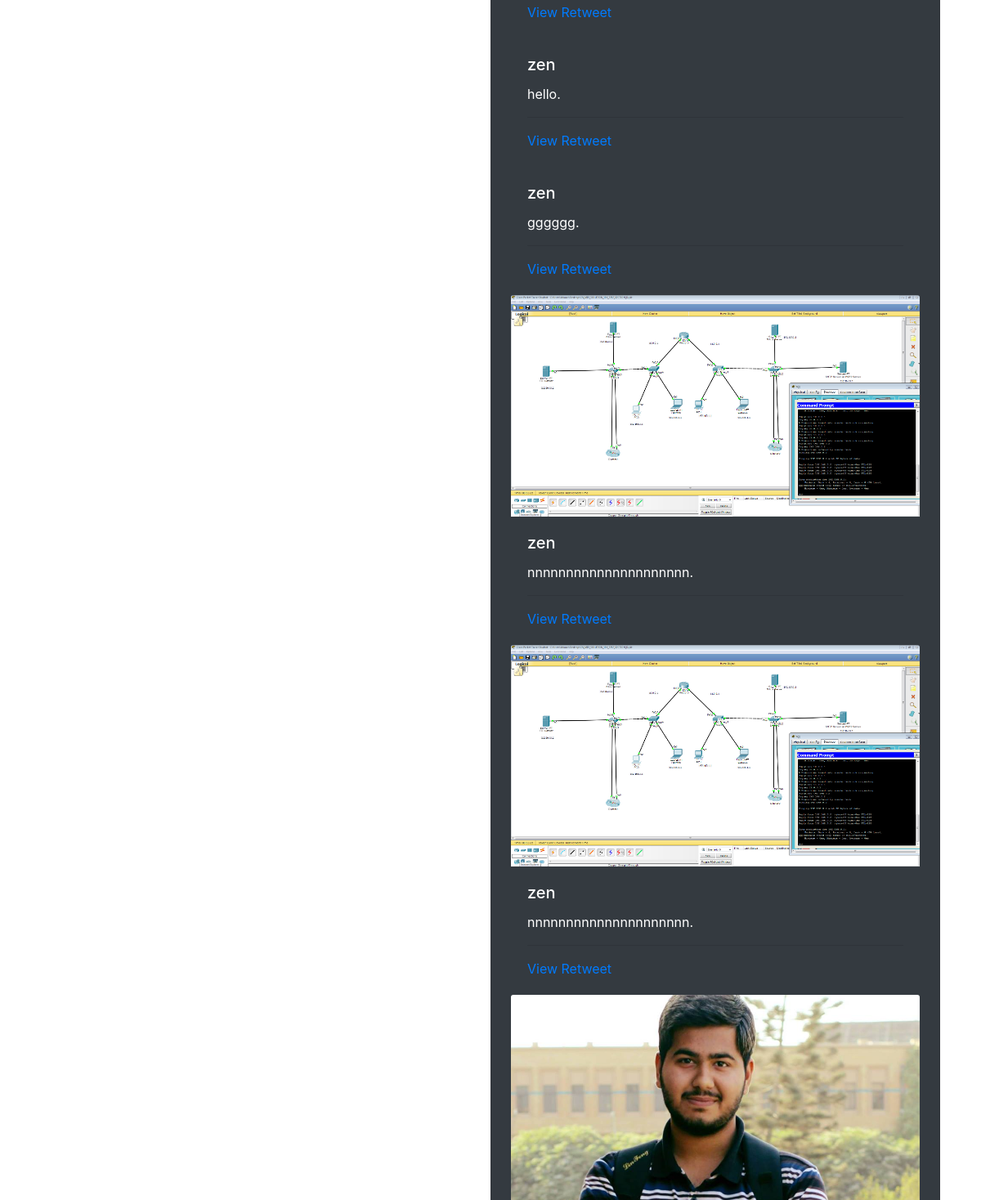
The page /zen/ (signed in, middle part) on the database as committed earlier.
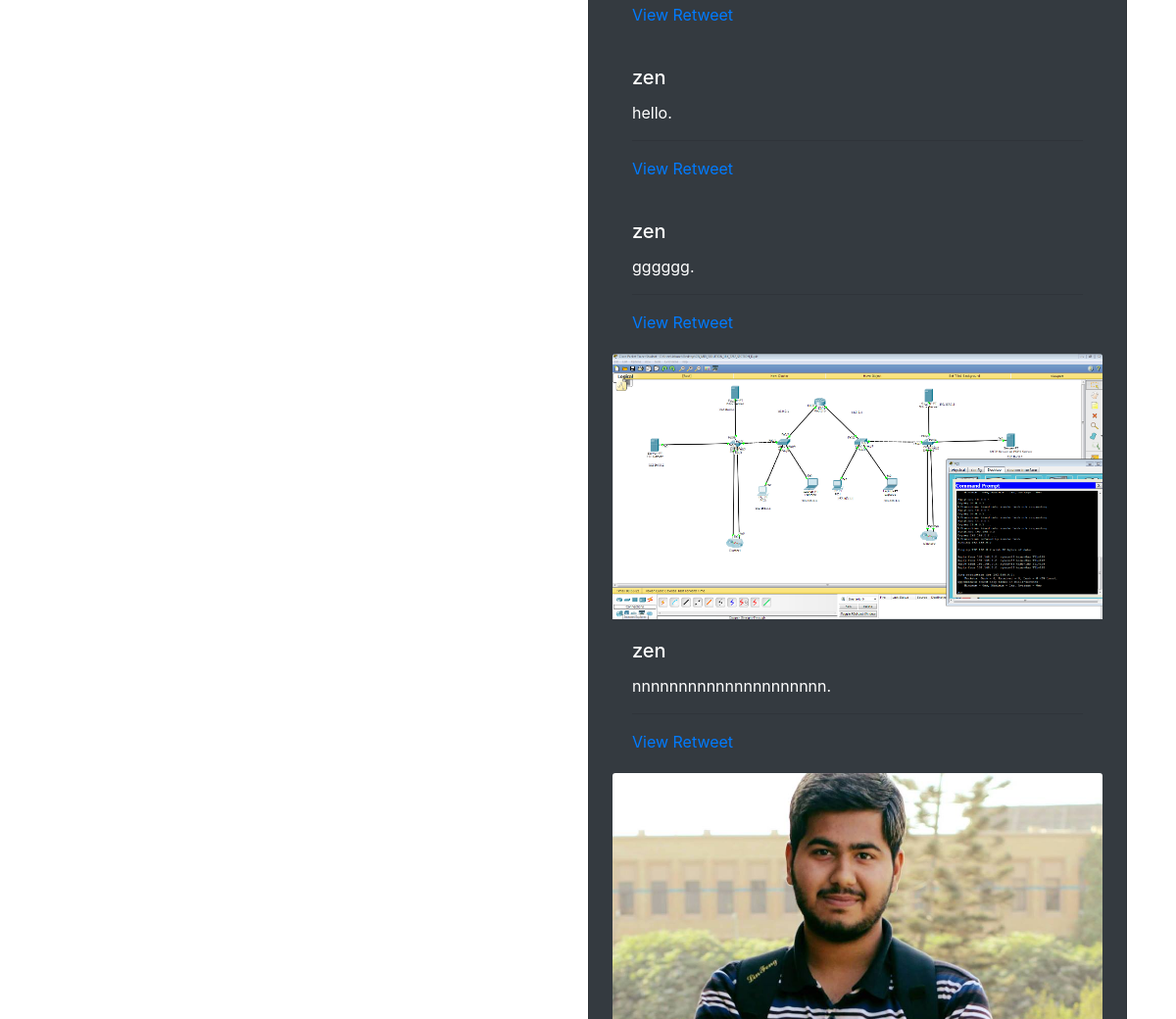
The same page on the database as committed later.
### tweets/models.py (models this page shows, shortened)
class Tweet(models.Model):
	user =models.ForeignKey(settings.AUTH_USER_MODEL)
	parent = models.ForeignKey("self",blank=True,null=True)
	content = models.CharField(max_length=140)
	timestamp=models.DateTimeField(auto_now_add=True)
	liked=models.ManyToManyField(settings.AUTH_USER_MODEL,blank=True,related_name='liked')
	updated=models.DateTimeField(auto_now=True)
	image = models.FileField(upload_to='images',blank=True)
	objects=TweetManager()
	class Meta:
		ordering = ['-timestamp']

### accounts/views.py (the view)
# urls.py: url(r'^(?P<username>[\w.@+-]+)/$',UserDetailView.as_view(),name='detail'), #api/tweets/
class UserDetailView(DetailView):
	template_name = 'accounts/user_detail.html'
	queryset = User.objects.all()
	def get_object(self):
		return get_object_or_404(User, username__iexact=self.kwargs.get("username"))
	def get_context_data(self,*args,**kwargs):
		context=super(UserDetailView,self).get_context_data(*args,**kwargs)
		context['following']=UserProfile.objects.is_following(self.request.user,self.get_object())
		return context

### accounts/models.py (called while the page is built)
	def all(self):
		qs=self.get_queryset().all()
		try:
			if self.instance:
				qs=qs.exclude(user=self.instance)
		except:
			pass
		return qs

	def is_following(self,user,followed_by_user):
		user_profile,created=UserProfile.objects.get_or_create(user=user)
		if created:
			return False
		if followed_by_user in user_profile.following.all():
			return True
		return False

	def get_following(self):
		users=self.following.all()
		return users.exclude(username=self.user.username)

	def get_follow_url(self):
		return reverse_lazy("profiles:follow",kwargs={"username":self.user.username})

	def get_absolute_url(self):
		return reverse_lazy("profiles:detail",kwargs={"username":self.user.username})

### accounts/templates/accounts/user_detail.html (shortened to what this page needs)
{% extends "base.html" %}
{% block content%}
	<div class="row">
    <div class="col-sm-3 col-xs-12">
    {%if request.user %}
    <p><a class="btn btn-link" href='{{ object.profile.get_follow_url}}'>{% if following %}UnFollow{% else %}Follow{%endif%}</a></p><br/>
    {% endif %}
    {% for user in object.profile.get_following%}
     <a href="/{{user.username}}">{{user.username}}</a><br/>
     {%empty%}
      <p>Not following</p>
    {% endfor%}
    {% for profile in object.followed_by.all %}
     <a href="/{{profile.user.username}}">{{profile.user.username}}</a><br/>
     {%empty%}
     <p>Not followed</p>
    {% endfor%}
  </div>
     <div class="card text-white bg-dark "   style="width:550px; padding: 24px; margin-left: 25%; margin-top: 7px;">
	 {% for tweet in object.tweet_set.all %}
    	{% if tweet.image.url != null %}
        <img class="card-img-top" src="{{ tweet.image.url}}" alt=" " style="width: 500px;">
        {% endif %}
      	<div class="card-body">
        <h5 class="card-title">{{tweet.user}}</h5>
        <p class="card-text">{{tweet.content }}.</p>
        <hr class=\'line\'/><a href ='/tweet/{{tweet.id}}'>View</a>
        <a href ='/tweet/{{tweet.id}}/retweet/'>Retweet</a></hr>
        </div>
    {% endfor %}
</div>
{% endblock content %}

Rows that differ between the two databases and show on the page:
removed Tweet: image (picture), user "zen", content "nnnnnnnnnnnnnnnnnnnnn"
